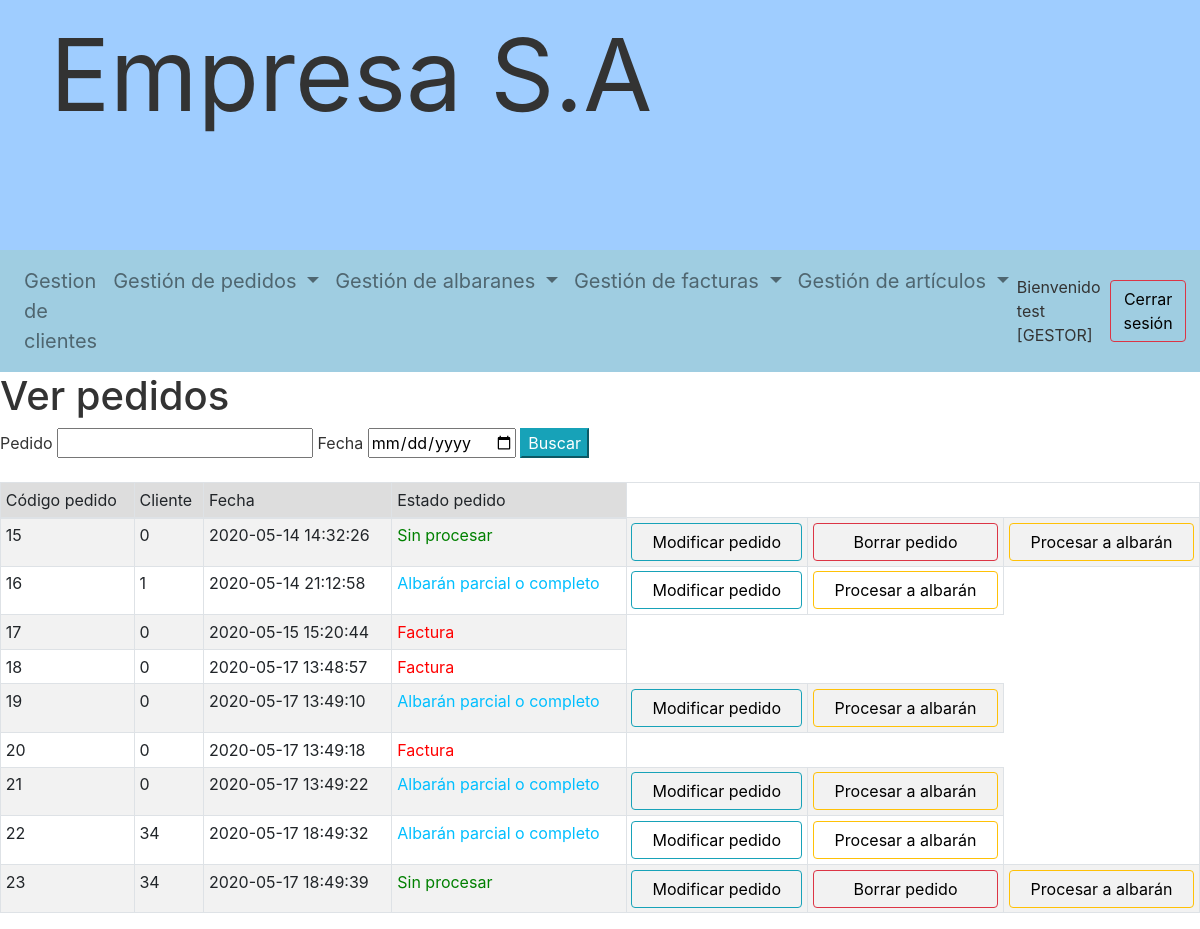
Screenshot of /gestor/ver_pedido_gestor.php (signed in) with the database file from the repository.
### tables this page shows
CREATE TABLE IF NOT EXISTS `pedidos` (
  `COD_PEDIDO` int(11) NOT NULL AUTO_INCREMENT,
  `COD_CLIENTE` int(11) NOT NULL,
  `FECHA` datetime DEFAULT NULL,
  `GENERADO_POR_CLIENTE` varchar(50) DEFAULT NULL,
  PRIMARY KEY (`COD_PEDIDO`),
  KEY `COD_CLIENTE` (`COD_CLIENTE`)
);

### gestor/ver_pedido_gestor.php (the view, shortened to what this page needs)
<?php
include '../base_datos.php';
if(!isset($_POST['buscar'])){
    $conexion = conectar(USUARIO);
    $consulta = "SELECT * FROM pedidos";
    $resultado = $conexion->prepare($consulta);
    $resultado->execute();
}
$consulta1 = "SELECT *
FROM lineas_pedidos p join lineas_albaran a on p.COD_PEDIDO = a.COD_PEDIDO AND p.NUM_LINEA_PEDIDO = a.NUM_LINEA_PEDIDO";
$albaranes = $conexion->prepare($consulta1);
$albaranes->execute();
$arrayAlbaranes = $albaranes->fetchAll(PDO::FETCH_ASSOC);
$consulta2 = "SELECT *
FROM  lineas_albaran a join lineas_facturas f on a.NUM_LINEA_ALBARAN = f.NUM_LINEA_ALBARAN AND a.COD_ALBARAN = f.COD_ALBARAN";
$facturas = $conexion->prepare($consulta2);
$facturas->execute();
$arrayFacturas = $facturas->fetchAll(PDO::FETCH_ASSOC);
?>
<link rel="stylesheet" href="../bootstrap-sortable.css">
<h1>Ver pedidos</h1>
<form method='post' action=<?=$_SERVER['PHP_SELF']?>>
    Pedido <input type='number' name='pedido' id='pedido'> Fecha <input type='date' name='fecha' id='fecha'>
    <input type='submit' class='btn-info' value='Buscar' id='buscar' name='buscar'>
</form>
<br>
<table id="tabla" class="table table-striped table-bordered table-sm sortable" data-toggle="table" cellspacing="0">
    <thead>
    <tr>
        <th class="headerSortUp headerSortDown">Código pedido
        </th>
        <th>Cliente</th>
        <th class="th-sm">Fecha
        </th>
        <th>
            Estado pedido
        </th>
    </tr>
    </thead>
    <tbody>
    <?php
    while($pedido = $resultado->fetch(PDO::FETCH_ASSOC)){ ?>
    <tr>
        <td><?= $pedido['COD_PEDIDO'] ?></td>
        <td><?= $pedido['COD_CLIENTE'] ?></td>
        <td><?= $pedido['FECHA'] ?></td>
        <?php
        $esAlbaran = false;
        $esFactura = false;
            foreach ($arrayAlbaranes as $albaran) {
                if ($albaran["COD_PEDIDO"] == $pedido["COD_PEDIDO"]) {
                    $esAlbaran = true;
                    foreach ($arrayFacturas as $factura) {
                        if ($albaran["COD_ALBARAN"] == $factura["COD_ALBARAN"]) {
                            $esFactura = true;
                        }
                    }
                }
            }
            if ($esFactura == true) {
                ?>
                <td style="color: red">Factura</td>
                <?php
            } elseif ($esAlbaran == true) {
                ?>
                <td style="color: deepskyblue">Albarán parcial o completo</td>
                <td><a class="btn btn-outline-info btn-default"
                       href=<?= "modificar_pedido_gestor.php?pedido=" . $pedido["COD_PEDIDO"] ?>>Modificar pedido</a>
                </td>
                <td><a class="btn btn-outline-warning btn-default"
                       href=<?= "pedido_albaran.php?pedido=" . $pedido["COD_PEDIDO"] ?>>Procesar a albarán</a></td>
            <?php } else {
                ?>
                <td style="color: green;">Sin procesar</td>
                <td><a class="btn btn-outline-info btn-default"
                       href=<?= "modificar_pedido_gestor.php?pedido=" . $pedido["COD_PEDIDO"] . "" ?>>Modificar
                        pedido</a></td>
                <td><a class="btn btn-outline-danger btn-default"
                       href=<?= "borrar_pedido_gestor.php?pedido=" . $pedido["COD_PEDIDO"] . "" ?>>Borrar pedido</a>
                </td>
                <td><a class="btn btn-outline-warning btn-default"
                       href=<?= "pedido_albaran.php?pedido=" . $pedido["COD_PEDIDO"] ?>>Procesar a albarán</a></td>
            <?php }
    }?>
    </tbody>
</table>

### trabajodaw.css (style rules this page uses)
body { color: #333; font-size: 1em; }
a:link, a:visited, a:hover, a:active { color: #000; text-decoration: none; }
table { background: #FFF; border-collapse: collapse; width: 100%; }
td, th { padding: 4px; border: 1px solid #CCC; overflow: hidden; text-align: left; vertical-align: middle; }
th { background-color: #DDD; font-weight: 400; }
th a, td a { display: block; width: 100%; }

### rows the page displays
pedidos: COD_PEDIDO "15", COD_CLIENTE "0", FECHA "2020-05-14 14:32:26"
pedidos: COD_PEDIDO "16", COD_CLIENTE "1", FECHA "2020-05-14 21:12:58"
pedidos: COD_PEDIDO "17", COD_CLIENTE "0", FECHA "2020-05-15 15:20:44", shows "Factura"
pedidos: COD_PEDIDO "18", COD_CLIENTE "0", FECHA "2020-05-17 13:48:57", shows "Factura"
pedidos: COD_PEDIDO "19", COD_CLIENTE "0", FECHA "2020-05-17 13:49:10"
pedidos: COD_PEDIDO "20", COD_CLIENTE "0", FECHA "2020-05-17 13:49:18", shows "Factura"
pedidos: COD_PEDIDO "21", COD_CLIENTE "0", FECHA "2020-05-17 13:49:22"
pedidos: COD_PEDIDO "22", COD_CLIENTE "34", FECHA "2020-05-17 18:49:32"
pedidos: COD_PEDIDO "23", COD_CLIENTE "34", FECHA "2020-05-17 18:49:39"

### other values shown
$_SESSION['gestor']['NICK'] "test"
